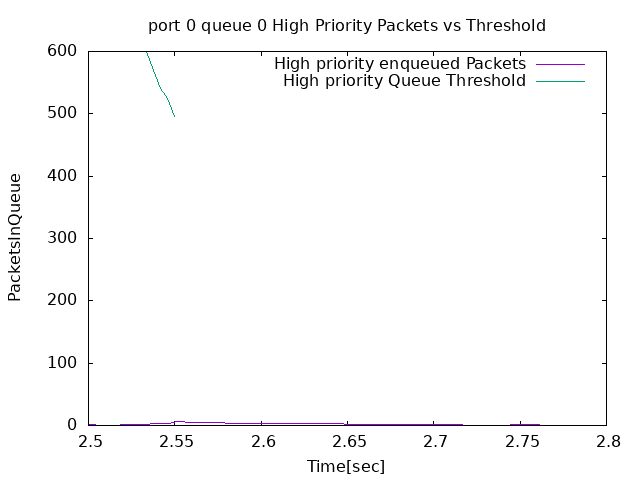

This figure's gnuplot source:
set terminal png
set output "/home/boris/workspace/ns-allinone-3.40/ns-3.40/Trace_Plots/1In1Out/Predictive/Position_0.5/Length_0.4/SharedBuffer_DT/via_MultiQueues/2_ToS/prioSteadyOn/0.2/Predictive/TCP/0.05//port_0_queue_0_High.png"
set title "port 0 queue 0 High Priority Packets vs Threshold"
set xlabel "Time[sec]"
set ylabel "PacketsInQueue"
plot "-"  title "High priority enqueued Packets" with lines, "-"  title "High priority Queue Threshold" with lines
2.50011 1
2.50854 0
2.5279 1
2.53364 2
2.53773 3
2.54183 4
2.54396 3
2.54592 4
2.55002 5
2.55011 6
2.56207 5
2.59657 4
2.63107 3
2.66556 2
2.70006 1
2.73455 0
2.75378 1
2.76991 0
e
2.53364 600
2.53773 570
2.54183 540
2.54592 525
2.55002 495
e
